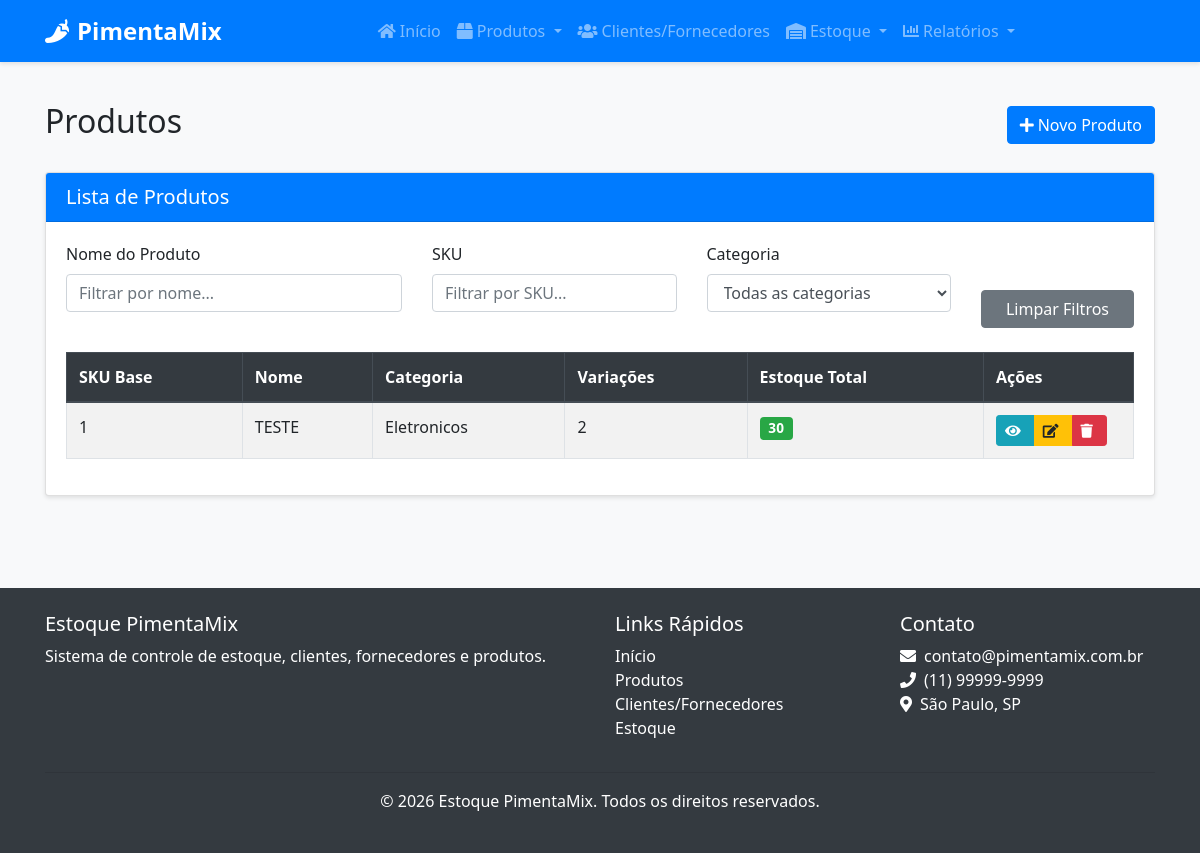
/produtos/, run on the app's committed database.
### src/models/produto.py (models this page shows, shortened)
class Produto(db.Model):
    __tablename__ = 'produto'
    id = db.Column(db.Integer, primary_key=True) # Corrigido: Indentação removida
    nome = db.Column(db.String(100), nullable=False)
    descricao = db.Column(db.Text, nullable=True)
    sku_base = db.Column(db.String(50), nullable=True, unique=True) # Adicionado SKU Base
    isbn = db.Column(db.String(20), nullable=True) # Adicionado ISBN
    categoria_id = db.Column(db.Integer, db.ForeignKey('categoria.id'), nullable=False)
    fornecedor_id = db.Column(db.Integer, db.ForeignKey('cliente_fornecedor.id'), nullable=True)
    data_cadastro = db.Column(db.DateTime, default=datetime.utcnow) # Corrigido: Removido 'mentos'
    variacoes = db.relationship('ProdutoVariacao', backref='produto', lazy=True, cascade="all, delete-orphan")
    def estoque_baixo(self):
        for variacao in self.variacoes:
            if variacao.estoque_baixo():
                return True
        return False
    def estoque_total(self):
        return sum(variacao.quantidade_atual for variacao in self.variacoes)

class ProdutoVariacao(db.Model):
    __tablename__ = 'produto_variacao'
    id = db.Column(db.Integer, primary_key=True)
    produto_id = db.Column(db.Integer, db.ForeignKey('produto.id'), nullable=False)
    nome = db.Column(db.String(100), nullable=False)
    sku = db.Column(db.String(50), nullable=False, unique=True)
    preco_venda = db.Column(db.Float, nullable=False)
    quantidade_atual = db.Column(db.Integer, default=0)
    estoque_minimo = db.Column(db.Integer, default=5)
    atributos_valores = db.relationship('AtributoValor', secondary=produto_variacao_atributo_valor,
                                       backref=db.backref('variacoes', lazy=True))
    entradas = db.relationship('EntradaEstoque', backref='variacao', lazy=True)
    saidas = db.relationship('SaidaEstoque', backref='variacao', lazy=True)
    def estoque_baixo(self):
        return self.quantidade_atual < self.estoque_minimo

### src/models/categoria.py (models this page shows, shortened)
class Categoria(db.Model):
    __tablename__ = 'categoria'
    id = db.Column(db.Integer, primary_key=True)
    nome = db.Column(db.String(100), nullable=False, unique=True)
    descricao = db.Column(db.Text, nullable=True)
    produtos = db.relationship('Produto', backref='categoria', lazy=True)

### src/routes/produto.py (the view)
@produto_bp.route("/")
def listar():
    produtos = Produto.query.all()
    categorias = Categoria.query.order_by(Categoria.nome).all()
    return render_template("produto/listar.html", produtos=produtos, categorias=categorias, titulo="Produtos")

### src/templates/produto/listar.html (shortened to what this page needs)
{% extends "base.html" %}
{% block content %}
<div class="container">
    <div class="d-flex justify-content-between align-items-center mb-4">
        <h2>Produtos</h2>
        <a href="{{ url_for('produto.novo') }}" class="btn btn-primary">
            <i class="fas fa-plus mr-1"></i>Novo Produto
        </a>
    </div>
    <div class="card">
        <div class="card-header bg-primary text-white">
            <h5 class="mb-0">Lista de Produtos</h5>
        </div>
        <div class="card-body">
            <div class="row mb-4">
                <div class="col-md-4">
                    <div class="form-group">
                        <label for="filtro-nome">Nome do Produto</label>
                        <input type="text" class="form-control" id="filtro-nome" placeholder="Filtrar por nome...">
                    </div>
                </div>
                <div class="col-md-3">
                    <div class="form-group">
                        <label for="filtro-sku">SKU</label>
                        <input type="text" class="form-control" id="filtro-sku" placeholder="Filtrar por SKU...">
                    </div>
                </div>
                <div class="col-md-3">
                    <div class="form-group">
                        <label for="filtro-categoria">Categoria</label>
                        <select class="form-control" id="filtro-categoria">
                            <option value="">Todas as categorias</option>
                        </select>
                    </div>
                </div>
                <div class="col-md-2 d-flex align-items-end">
                    <button id="limpar-filtros" class="btn btn-secondary btn-block">Limpar Filtros</button>
                </div>
            </div>
            {% if produtos %}
                <div class="table-responsive">
                    <table class="table table-striped table-bordered">
                        <thead class="thead-dark">
                            <tr>
                                <th>SKU Base</th>
                                <th>Nome</th>
                                <th>Categoria</th>
                                <th>Variações</th>
                                <th>Estoque Total</th>
                                <th width="150">Ações</th>
                            </tr>
                        </thead>
                        <tbody>
                            {% for produto in produtos %}
                                <tr>
                                    <td>{{ produto.sku_base }}</td>
                                    <td>{{ produto.nome }}</td>
                                    <td>{{ produto.categoria.nome if produto.categoria else '-' }}</td>
                                    <td>{{ produto.variacoes|length }}</td>
                                    <td>
                                        <span class="badge {% if produto.estoque_baixo() %}badge-danger{% else %}badge-success{% endif %}">
                                            {{ produto.estoque_total() }}
                                        </span>
                                    </td>
                                    <td>
                                        <div class="btn-group">
                                            <a href="{{ url_for('produto.detalhes', id=produto.id) }}" class="btn btn-sm btn-info">
                                                <i class="fas fa-eye"></i>
                                            </a>
                                            <a href="{{ url_for('produto.editar', id=produto.id) }}" class="btn btn-sm btn-warning">
                                                <i class="fas fa-edit"></i>
                                            </a>
                                            <button type="button" class="btn btn-sm btn-danger btn-excluir" data-id="{{ produto.id }}">
                                                <i class="fas fa-trash"></i>
                                            </button>
                                        </div>
                                    </td>
                                </tr>
                            {% endfor %}
                        </tbody>
                    </table>
                </div>
            {% else %}
                <div class="alert alert-info">
                    Nenhum produto cadastrado.
                </div>
            {% endif %}
        </div>
    </div>
</div>
{% endblock %}

### src/static/css/style.css (style rules this page uses)
body { font-family: 'Segoe UI', Tahoma, Geneva, Verdana, sans-serif; background-color: #f8f9fa; }
.card { box-shadow: 0 2px 4px rgba(0, 0, 0, 0.1); transition: all 0.3s ease; margin-bottom: 20px; }
.card-header { font-weight: bold; }
.btn i { margin-right: 5px; }
.table thead th { background-color: #343a40; color: white; border-color: #454d55; }
.table-striped tbody tr:nth-of-type(odd) { background-color: rgba(0, 0, 0, 0.05); }
.badge { font-size: 85%; font-weight: 600; padding: 0.35em 0.65em; }

### data on the page
Produto: sku_base "1", nome "TESTE", categoria "Eletronicos", variacoes|length "2", estoque_total "30"
